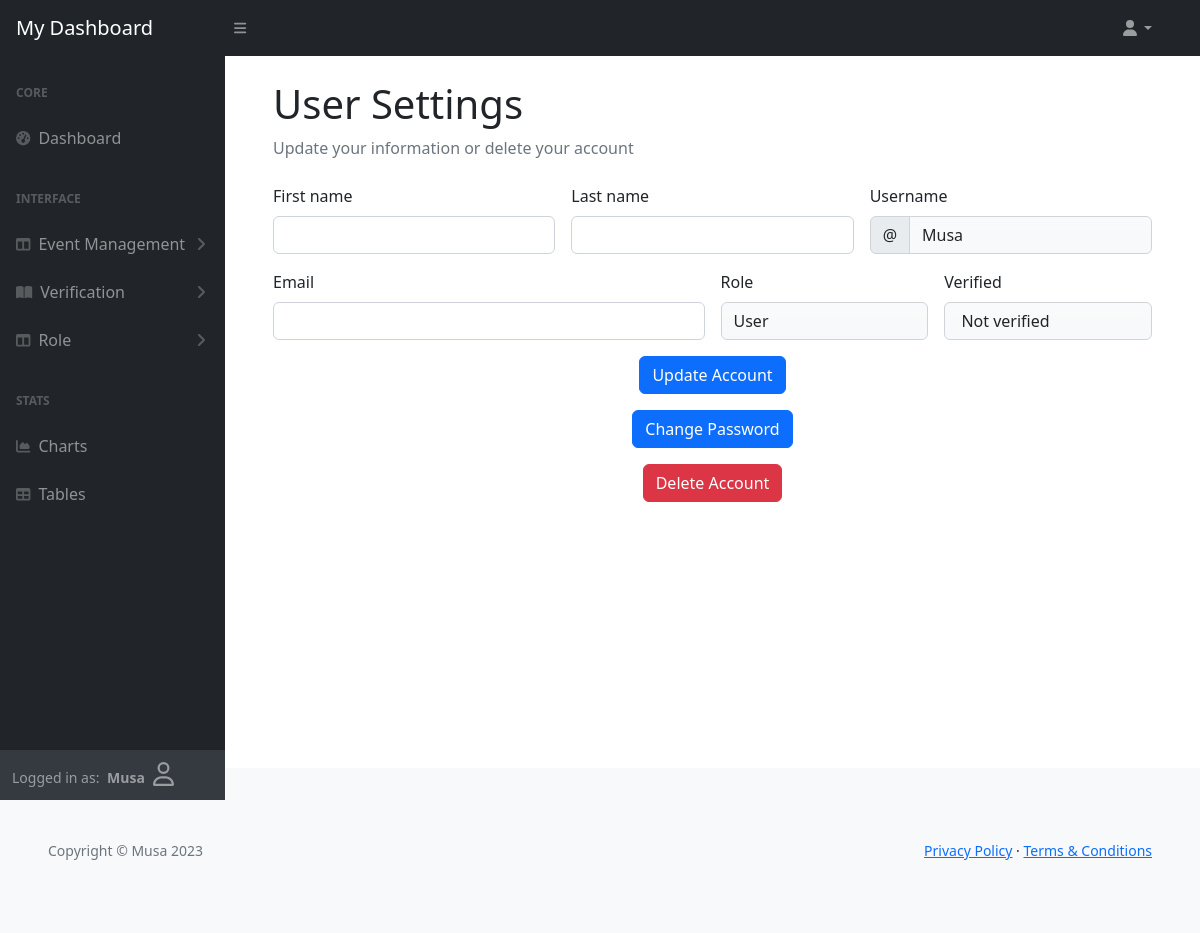
Before: /user/settings/ (signed in) with the older database file.
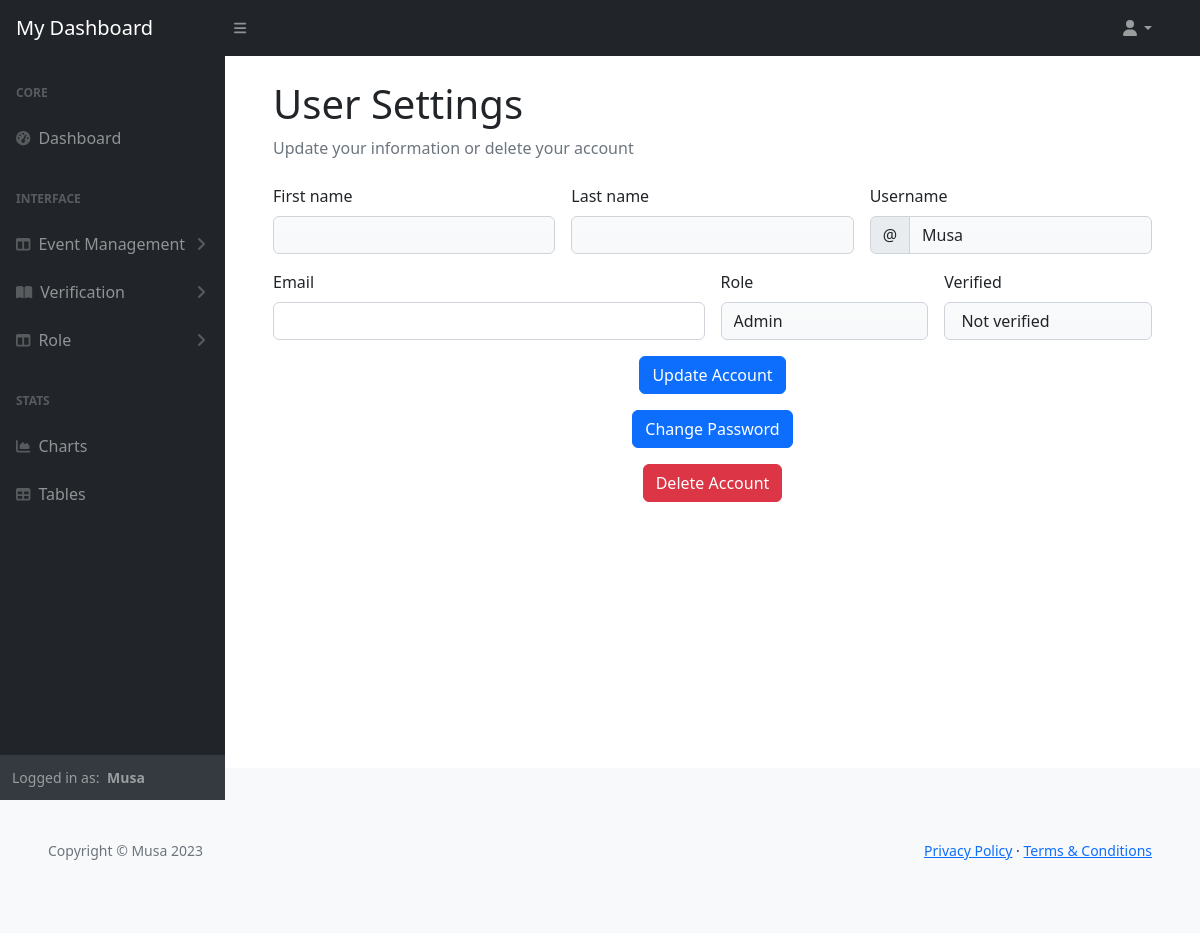
After: the same page with the newer database file.
### musa/models.py (models this page shows, shortened)
class UserProfile(AbstractUser):
    verified = models.BooleanField(default=False)
    role = models.IntegerField(choices=ROLES, default=0)
    user_card = models.ManyToManyField(
        'vote_management.VoteCard', through='vote_management.VoteRecord', related_name='user_cards')
    class Meta:
        ordering = ['username']

### user_profile/views.py (the view, shortened to what this page needs)
# urls.py: path('user/settings/', UserSettings.as_view(),
class UserSettings(UpdateView):
    model = UserProfile
    form_class = UserProfileForm
    template_name = 'backend/user-dashboard/settings.html'
    context_object_name = 'user_settings'
    def get_object(self, queryset=None):
        return self.request.user

### user_profile/views.py
class UserProfileForm(forms.ModelForm):
    class Meta:
        model = UserProfile
        fields = ['first_name', 'last_name', 'email']

### templates/backend/user-dashboard/settings.html (shortened to what the changed rows need)
{% extends "backend/user-dashboard/base.html" %}
{% load i18n %}
{% block content%}
<div id="layoutSidenav_content">
    <main>
        <div class="container-fluid px-5">
            <h1 class="mt-4">User Settings</h1>
            <form class="row g-3 needs-validation" method="POST" action="{% url 'user_settings' %}" novalidate>
                {% if user_settings.role == 0 %}
                <div class="col-md-4">
                    <label for="validationCustom01" class="form-label">First name</label>
                    <input type="text" class="form-control" id="validationCustom01"
                        value="{{ user_settings.first_name}}" name="first_name" required>
                </div>
                <div class="col-md-4">
                    <label for="validationCustom02" class="form-label">Last name</label>
                    <input type="text" class="form-control" id="validationCustom02" value="{{ user_settings.last_name}}"
                        name="last_name" required>
                </div>
                {% else %}
                <div class="col-md-4">
                    <label for="validationCustom01" class="form-label">First name</label>
                    <input type="text" class="form-control bg-light bg-gradient" id="validationCustom01"
                        value="{{ user_settings.first_name}}" name="first_name" readonly required>
                </div>
                <div class="col-md-4">
                    <label for="validationCustom02" class="form-label">Last name</label>
                    <input type="text" class="form-control bg-light bg-gradient" id="validationCustom02"
                        value="{{ user_settings.last_name}}" name="last_name" readonly required>
                </div>
                {% endif %}
                <div class="col-md-4">
                    <div class="input-group has-validation">
                        <span class="input-group-text" id="inputGroupPrepend">@</span>
                        <input type="text" value="{{ user_settings.username}}" class="form-control bg-light bg-gradient"
                            id="validationCustomUsername" name="username" aria-describedby="inputGroupPrepend" readonly
                            required>
                    </div>
                </div>
                <div class="col-md-3">
                    <label for="validationCustom04" class="form-label">Role</label>
                    <input type="text" value="{{ user_settings.get_role_display}}" name="role"
                        class="form-control bg-light bg-gradient" id="validationCustom04" required readonly>
                </div>
                <div class="col-md-3">
                    <label for="validationCustom05" class="form-label">Verified</label>
                    <input type="text"
                        value="{% if user_settings.verified == 1 %} Verified {% else %} Not verified {% endif %}"
                        name="verified" class="form-control bg-light bg-gradient" id="validationCustom05" required
                        readonly>
                </div>
            </form>
        </div>
    </main>
</div>
{% endblock %}

### templates/backend/user-dashboard/base.html (shortened to what the changed rows need)
{% load static %}
{% now "Y-m-d" as current_date %}
<!DOCTYPE html>
<html lang="en">
<head>
    <link href="https://cdn.jsdelivr.net/npm/simple-datatables@7.1.2/dist/style.min.css" rel="stylesheet" />
    <link href="{% static 'user/css/styles.css' %}" rel="stylesheet" />
</head>
<body class="sb-nav-fixed">
    <div id="layoutSidenav">
        <div id="layoutSidenav_nav">
            <nav class="sb-sidenav accordion sb-sidenav-dark" id="sidenavAccordion">
                <div class="sb-sidenav-footer">
                    <div class="small">Logged in as:
                        <span class="px-1"><strong>{{ request.user.username }}
                                {% if request.user.role == 0 %}
                                <i class="fa-regular fa-user px-1 fs-4 text"></i>
                                {% elif request.user.role == 1 %}
                                <i class="fa-regular fa-pen-to-square px-1 fs-4 text"></i>
                                {% endif %}
                            </strong>
                        </span>
                    </div>
                </div>
            </nav>
        </div>
        {% block content %}
        {% endblock content %}
    </div>
</body>
</html>

Changed rows visible on the page:
changed UserProfile "Musa": role "User" → "Admin"
